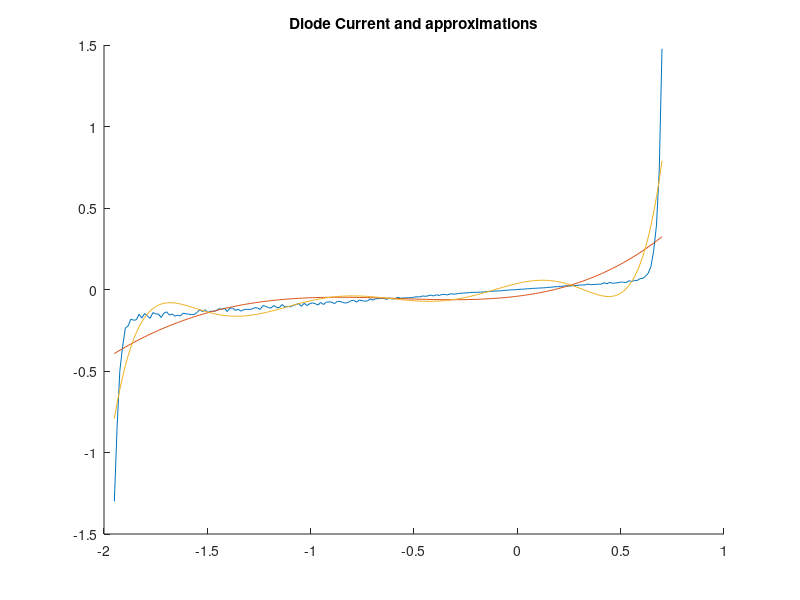
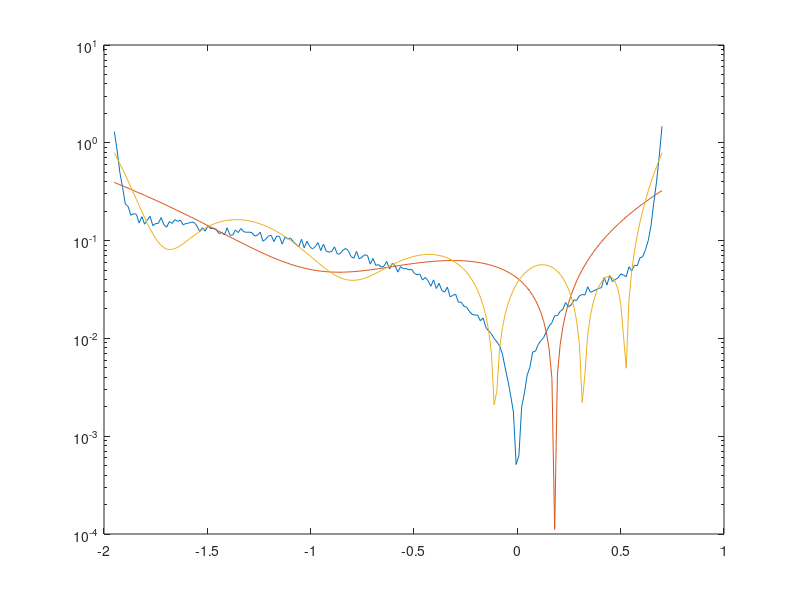

Write MATLAB code to recreate these figures, in order. (Note: this script raises an error after producing the figures.)
clc
clear vars
hold on

spacing = (0.7 + 1.95)/199;
V = -1.95:spacing:0.7;
V = V';

Is = 0.01*10^-12;
Ib = 0.1*10^-12;
Vb = 1.3;
Gp = 0.1;

I = [Is*exp(1.2/0.025*V-1)+Gp*V-Ib*exp(-1.2/0.025*(V+Vb)-1)]
badI = I-0.2*rand(200,1).*I

% Task 1
figure (1)
title 'Diode Current and approximations'
plot (V,badI)
figure (2)
title 'logarithmic Diode current and approximations'
semilogy(V,abs(badI))

% Task 2
fourth = polyfit(V, badI, 4);
eighth = polyfit(V,badI,8);
figure (1)
plot (V,polyval(fourth,V))
plot (V,polyval(eighth,V))
figure (2)
hold on
semilogy (V,abs(polyval(fourth,V)))
semilogy (V,abs(polyval(eighth,V)))

% Task 3
% More parameters the crazier the fit, 
% 2 param looks fine but any more and not good
fo1 = fittype('A.*(exp(1.2*x/25e-3)-1) + 0.1*x - B*(exp(1.2*(-(x+1.3))/25e-3)-1)');
fo2 = fittype('A.*(exp(1.2*x/25e-3)-1) + B.*x - C.*(exp(1.2*(-(x+1.3))/25e-3)-1)');
fo3 = fittype('A.*(exp(1.2*x/25e-3)-1) + B.*x - C.*(exp(1.2*(-(x+D))/25e-3)-1)');
ff1 = fit(V,badI,fo1)
ff2 = fit(V,badI,fo2)
ff3 = fit(V,badI,fo3)

If1 = ff1(V);
If2 = ff2(V);
If3 = ff3(V);

figure (1)
plot (V,If1)
plot (V,If2)
plot (V,If3)

figure (2)
semilogy (V,abs(If1))
semilogy (V,abs(If2))
semilogy (V,abs(If3))






